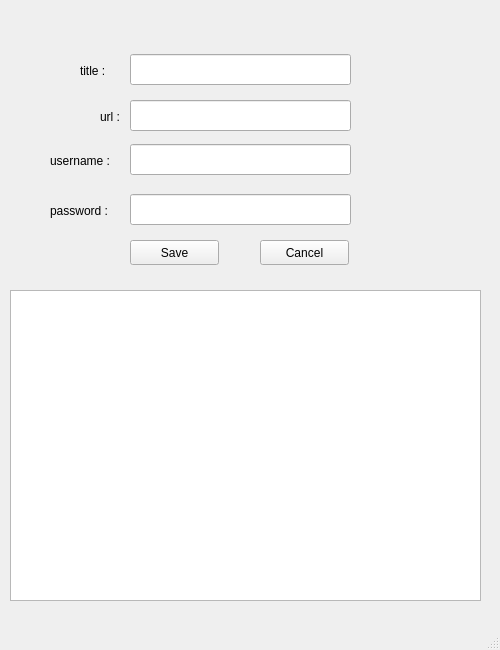
<?xml version="1.0" encoding="UTF-8"?>
<ui version="4.0">
 <class>MainWindow</class>
 <widget class="QMainWindow" name="MainWindow">
  <property name="geometry">
   <rect>
    <x>0</x>
    <y>0</y>
    <width>500</width>
    <height>650</height>
   </rect>
  </property>
  <property name="maximumSize">
   <size>
    <width>500</width>
    <height>650</height>
   </size>
  </property>
  <property name="windowTitle">
   <string>MainWindow</string>
  </property>
  <property name="documentMode">
   <bool>false</bool>
  </property>
  <widget class="QWidget" name="centralwidget">
   <widget class="QLineEdit" name="txt_url">
    <property name="geometry">
     <rect>
      <x>130</x>
      <y>100</y>
      <width>221</width>
      <height>31</height>
     </rect>
    </property>
   </widget>
   <widget class="QLabel" name="label">
    <property name="geometry">
     <rect>
      <x>100</x>
      <y>106</y>
      <width>31</width>
      <height>21</height>
     </rect>
    </property>
    <property name="text">
     <string>url :</string>
    </property>
   </widget>
   <widget class="QLineEdit" name="txt_username">
    <property name="geometry">
     <rect>
      <x>130</x>
      <y>144</y>
      <width>221</width>
      <height>31</height>
     </rect>
    </property>
   </widget>
   <widget class="QLabel" name="label_2">
    <property name="geometry">
     <rect>
      <x>50</x>
      <y>150</y>
      <width>81</width>
      <height>21</height>
     </rect>
    </property>
    <property name="text">
     <string>username :</string>
    </property>
   </widget>
   <widget class="QLineEdit" name="txt_password">
    <property name="geometry">
     <rect>
      <x>130</x>
      <y>194</y>
      <width>221</width>
      <height>31</height>
     </rect>
    </property>
   </widget>
   <widget class="QLabel" name="label_3">
    <property name="geometry">
     <rect>
      <x>50</x>
      <y>200</y>
      <width>81</width>
      <height>21</height>
     </rect>
    </property>
    <property name="text">
     <string>password :</string>
    </property>
   </widget>
   <widget class="QPushButton" name="btn_save">
    <property name="geometry">
     <rect>
      <x>130</x>
      <y>240</y>
      <width>89</width>
      <height>25</height>
     </rect>
    </property>
    <property name="text">
     <string>Save</string>
    </property>
   </widget>
   <widget class="QPushButton" name="btn_cancel">
    <property name="geometry">
     <rect>
      <x>260</x>
      <y>240</y>
      <width>89</width>
      <height>25</height>
     </rect>
    </property>
    <property name="text">
     <string>Cancel</string>
    </property>
   </widget>
   <widget class="QLineEdit" name="txt_title">
    <property name="geometry">
     <rect>
      <x>130</x>
      <y>54</y>
      <width>221</width>
      <height>31</height>
     </rect>
    </property>
   </widget>
   <widget class="QLabel" name="label_4">
    <property name="geometry">
     <rect>
      <x>80</x>
      <y>60</y>
      <width>51</width>
      <height>21</height>
     </rect>
    </property>
    <property name="text">
     <string>title : </string>
    </property>
   </widget>
   <widget class="QTableView" name="tbl_pass">
    <property name="geometry">
     <rect>
      <x>10</x>
      <y>290</y>
      <width>471</width>
      <height>311</height>
     </rect>
    </property>
   </widget>
  </widget>
  <widget class="QMenuBar" name="menubar">
   <property name="geometry">
    <rect>
     <x>0</x>
     <y>0</y>
     <width>500</width>
     <height>22</height>
    </rect>
   </property>
  </widget>
  <widget class="QStatusBar" name="statusbar"/>
 </widget>
 <resources/>
 <connections/>
</ui>
